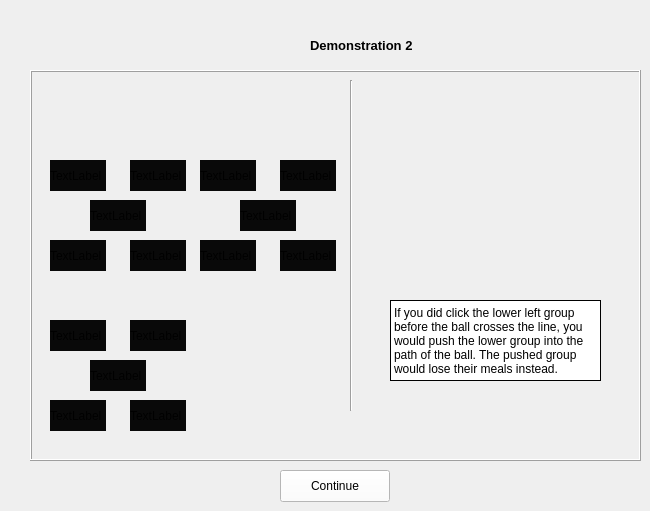
    <widget class="QWidget" name="pageFootbridgeDemo2">
     <widget class="QPushButton" name="continueFootbridgeDemo2Button">
      <property name="geometry">
       <rect>
        <x>280</x>
        <y>470</y>
        <width>110</width>
        <height>32</height>
       </rect>
      </property>
      <property name="font">
       <font>
        <family>Arial</family>
       </font>
      </property>
      <property name="autoFillBackground">
       <bool>false</bool>
      </property>
      <property name="styleSheet">
       <string notr="true">background-color: rgb(255, 255, 255);</string>
      </property>
      <property name="text">
       <string>Continue</string>
      </property>
     </widget>
     <widget class="QLabel" name="label_11">
      <property name="geometry">
       <rect>
        <x>310</x>
        <y>30</y>
        <width>141</width>
        <height>31</height>
       </rect>
      </property>
      <property name="font">
       <font>
        <family>Arial</family>
        <pointsize>10</pointsize>
        <weight>75</weight>
        <bold>true</bold>
       </font>
      </property>
      <property name="text">
       <string>Demonstration 2</string>
      </property>
     </widget>
     <widget class="QFrame" name="frame_8">
      <property name="geometry">
       <rect>
        <x>30</x>
        <y>70</y>
        <width>611</width>
        <height>391</height>
       </rect>
      </property>
      <property name="styleSheet">
       <string notr="true">background-color: rgb(239, 239, 239);</string>
      </property>
      <property name="frameShape">
       <enum>QFrame::Box</enum>
      </property>
      <property name="frameShadow">
       <enum>QFrame::Raised</enum>
      </property>
      <widget class="QLabel" name="ballFootbridgeDemo2">
       <property name="geometry">
        <rect>
         <x>540</x>
         <y>130</y>
         <width>41</width>
         <height>41</height>
        </rect>
       </property>
       <property name="text">
        <string/>
       </property>
       <property name="pixmap">
        <pixmap>ball.png</pixmap>
       </property>
       <property name="scaledContents">
        <bool>true</bool>
       </property>
      </widget>
      <widget class="Line" name="lineFootbridgeDemo2">
       <property name="geometry">
        <rect>
         <x>320</x>
         <y>10</y>
         <width>2</width>
         <height>331</height>
        </rect>
       </property>
       <property name="lineWidth">
        <number>1</number>
       </property>
       <property name="midLineWidth">
        <number>0</number>
       </property>
       <property name="orientation">
        <enum>Qt::Vertical</enum>
       </property>
      </widget>
      <widget class="QFrame" name="groupFootbridgeDemo2">
       <property name="geometry">
        <rect>
         <x>10</x>
         <y>80</y>
         <width>150</width>
         <height>131</height>
        </rect>
       </property>
       <property name="frameShape">
        <enum>QFrame::NoFrame</enum>
       </property>
       <property name="frameShadow">
        <enum>QFrame::Plain</enum>
       </property>
       <property name="lineWidth">
        <number>0</number>
       </property>
       <widget class="QLabel" name="person5_12">
        <property name="geometry">
         <rect>
          <x>10</x>
          <y>90</y>
          <width>56</width>
          <height>31</height>
         </rect>
        </property>
        <property name="styleSheet">
         <string notr="true">background-color: rgb(9, 9, 9);</string>
        </property>
        <property name="text">
         <string>TextLabel</string>
        </property>
       </widget>
       <widget class="QLabel" name="person1_12">
        <property name="geometry">
         <rect>
          <x>10</x>
          <y>10</y>
          <width>56</width>
          <height>31</height>
         </rect>
        </property>
        <property name="styleSheet">
         <string notr="true">background-color: rgb(9, 9, 9);</string>
        </property>
        <property name="text">
         <string>TextLabel</string>
        </property>
       </widget>
       <widget class="QLabel" name="person2_13">
        <property name="geometry">
         <rect>
          <x>90</x>
          <y>90</y>
          <width>56</width>
          <height>31</height>
         </rect>
        </property>
        <property name="styleSheet">
         <string notr="true">background-color: rgb(9, 9, 9);</string>
        </property>
        <property name="text">
         <string>TextLabel</string>
        </property>
       </widget>
       <widget class="QLabel" name="person4_12">
        <property name="geometry">
         <rect>
          <x>90</x>
          <y>10</y>
          <width>56</width>
          <height>31</height>
         </rect>
        </property>
        <property name="styleSheet">
         <string notr="true">background-color: rgb(9, 9, 9);</string>
        </property>
        <property name="text">
         <string>TextLabel</string>
        </property>
       </widget>
       <widget class="QLabel" name="person3_12">
        <property name="geometry">
         <rect>
          <x>50</x>
          <y>50</y>
          <width>56</width>
          <height>31</height>
         </rect>
        </property>
        <property name="styleSheet">
         <string notr="true">background-color: rgb(9, 9, 9);</string>
        </property>
        <property name="text">
         <string>TextLabel</string>
        </property>
       </widget>
      </widget>
      <widget class="QFrame" name="groupSacrificeFootbridgeDemo2">
       <property name="geometry">
        <rect>
         <x>10</x>
         <y>240</y>
         <width>150</width>
         <height>131</height>
        </rect>
       </property>
       <property name="frameShape">
        <enum>QFrame::NoFrame</enum>
       </property>
       <property name="frameShadow">
        <enum>QFrame::Plain</enum>
       </property>
       <property name="lineWidth">
        <number>0</number>
       </property>
       <widget class="QLabel" name="person5_13">
        <property name="geometry">
         <rect>
          <x>10</x>
          <y>90</y>
          <width>56</width>
          <height>31</height>
         </rect>
        </property>
        <property name="styleSheet">
         <string notr="true">background-color: rgb(9, 9, 9);</string>
        </property>
        <property name="text">
         <string>TextLabel</string>
        </property>
       </widget>
       <widget class="QLabel" name="person1_13">
        <property name="geometry">
         <rect>
          <x>10</x>
          <y>10</y>
          <width>56</width>
          <height>31</height>
         </rect>
        </property>
        <property name="styleSheet">
         <string notr="true">background-color: rgb(9, 9, 9);</string>
        </property>
        <property name="text">
         <string>TextLabel</string>
        </property>
       </widget>
       <widget class="QLabel" name="person2_14">
        <property name="geometry">
         <rect>
          <x>90</x>
          <y>90</y>
          <width>56</width>
          <height>31</height>
         </rect>
        </property>
        <property name="styleSheet">
         <string notr="true">background-color: rgb(9, 9, 9);</string>
        </property>
        <property name="text">
         <string>TextLabel</string>
        </property>
       </widget>
       <widget class="QLabel" name="person4_13">
        <property name="geometry">
         <rect>
          <x>90</x>
          <y>10</y>
          <width>56</width>
          <height>31</height>
         </rect>
        </property>
        <property name="styleSheet">
         <string notr="true">background-color: rgb(9, 9, 9);</string>
        </property>
        <property name="text">
         <string>TextLabel</string>
        </property>
       </widget>
       <widget class="QLabel" name="person3_13">
        <property name="geometry">
         <rect>
          <x>50</x>
          <y>50</y>
          <width>56</width>
          <height>31</height>
         </rect>
        </property>
        <property name="styleSheet">
         <string notr="true">background-color: rgb(9, 9, 9);</string>
        </property>
        <property name="text">
         <string>TextLabel</string>
        </property>
       </widget>
      </widget>
      <widget class="QLabel" name="infoLabelFootbridgeDemo2">
       <property name="geometry">
        <rect>
         <x>360</x>
         <y>230</y>
         <width>211</width>
         <height>81</height>
        </rect>
       </property>
       <property name="font">
        <font>
         <family>Arial</family>
        </font>
       </property>
       <property name="autoFillBackground">
        <bool>false</bool>
       </property>
       <property name="styleSheet">
        <string notr="true">background-color: rgb(255, 255, 255);</string>
       </property>
       <property name="frameShape">
        <enum>QFrame::Box</enum>
       </property>
       <property name="text">
        <string>If you did click the lower left group before the ball crosses the line, you would push the lower group into the path of the ball. The pushed group would lose their meals instead.</string>
       </property>
       <property name="wordWrap">
        <bool>true</bool>
       </property>
      </widget>
      <widget class="QFrame" name="groupSacrificeFootbridgeDemo2_2">
       <property name="geometry">
        <rect>
         <x>160</x>
         <y>80</y>
         <width>150</width>
         <height>131</height>
        </rect>
       </property>
       <property name="frameShape">
        <enum>QFrame::NoFrame</enum>
       </property>
       <property name="frameShadow">
        <enum>QFrame::Plain</enum>
       </property>
       <property name="lineWidth">
        <number>0</number>
       </property>
       <widget class="QLabel" name="person5_15">
        <property name="geometry">
         <rect>
          <x>10</x>
          <y>90</y>
          <width>56</width>
          <height>31</height>
         </rect>
        </property>
        <property name="styleSheet">
         <string notr="true">background-color: rgb(9, 9, 9);</string>
        </property>
        <property name="text">
         <string>TextLabel</string>
        </property>
       </widget>
       <widget class="QLabel" name="person1_15">
        <property name="geometry">
         <rect>
          <x>10</x>
          <y>10</y>
          <width>56</width>
          <height>31</height>
         </rect>
        </property>
        <property name="styleSheet">
         <string notr="true">background-color: rgb(9, 9, 9);</string>
        </property>
        <property name="text">
         <string>TextLabel</string>
        </property>
       </widget>
       <widget class="QLabel" name="person2_16">
        <property name="geometry">
         <rect>
          <x>90</x>
          <y>90</y>
          <width>56</width>
          <height>31</height>
         </rect>
        </property>
        <property name="styleSheet">
         <string notr="true">background-color: rgb(9, 9, 9);</string>
        </property>
        <property name="text">
         <string>TextLabel</string>
        </property>
       </widget>
       <widget class="QLabel" name="person4_15">
        <property name="geometry">
         <rect>
          <x>90</x>
          <y>10</y>
          <width>56</width>
          <height>31</height>
         </rect>
        </property>
        <property name="styleSheet">
         <string notr="true">background-color: rgb(9, 9, 9);</string>
        </property>
        <property name="text">
         <string>TextLabel</string>
        </property>
       </widget>
       <widget class="QLabel" name="person3_15">
        <property name="geometry">
         <rect>
          <x>50</x>
          <y>50</y>
          <width>56</width>
          <height>31</height>
         </rect>
        </property>
        <property name="styleSheet">
         <string notr="true">background-color: rgb(9, 9, 9);</string>
        </property>
        <property name="text">
         <string>TextLabel</string>
        </property>
       </widget>
      </widget>
      <zorder>lineFootbridgeDemo2</zorder>
      <zorder>groupFootbridgeDemo2</zorder>
      <zorder>groupSacrificeFootbridgeDemo2</zorder>
      <zorder>infoLabelFootbridgeDemo2</zorder>
      <zorder>groupSacrificeFootbridgeDemo2_2</zorder>
      <zorder>ballFootbridgeDemo2</zorder>
     </widget>
     <widget class="QLabel" name="label_28">
      <property name="geometry">
       <rect>
        <x>0</x>
        <y>-20</y>
        <width>131</width>
        <height>91</height>
       </rect>
      </property>
      <property name="text">
       <string/>
      </property>
      <property name="pixmap">
       <pixmap>ucl-logo.jpg</pixmap>
      </property>
      <property name="scaledContents">
       <bool>true</bool>
      </property>
     </widget>
    </widget>
